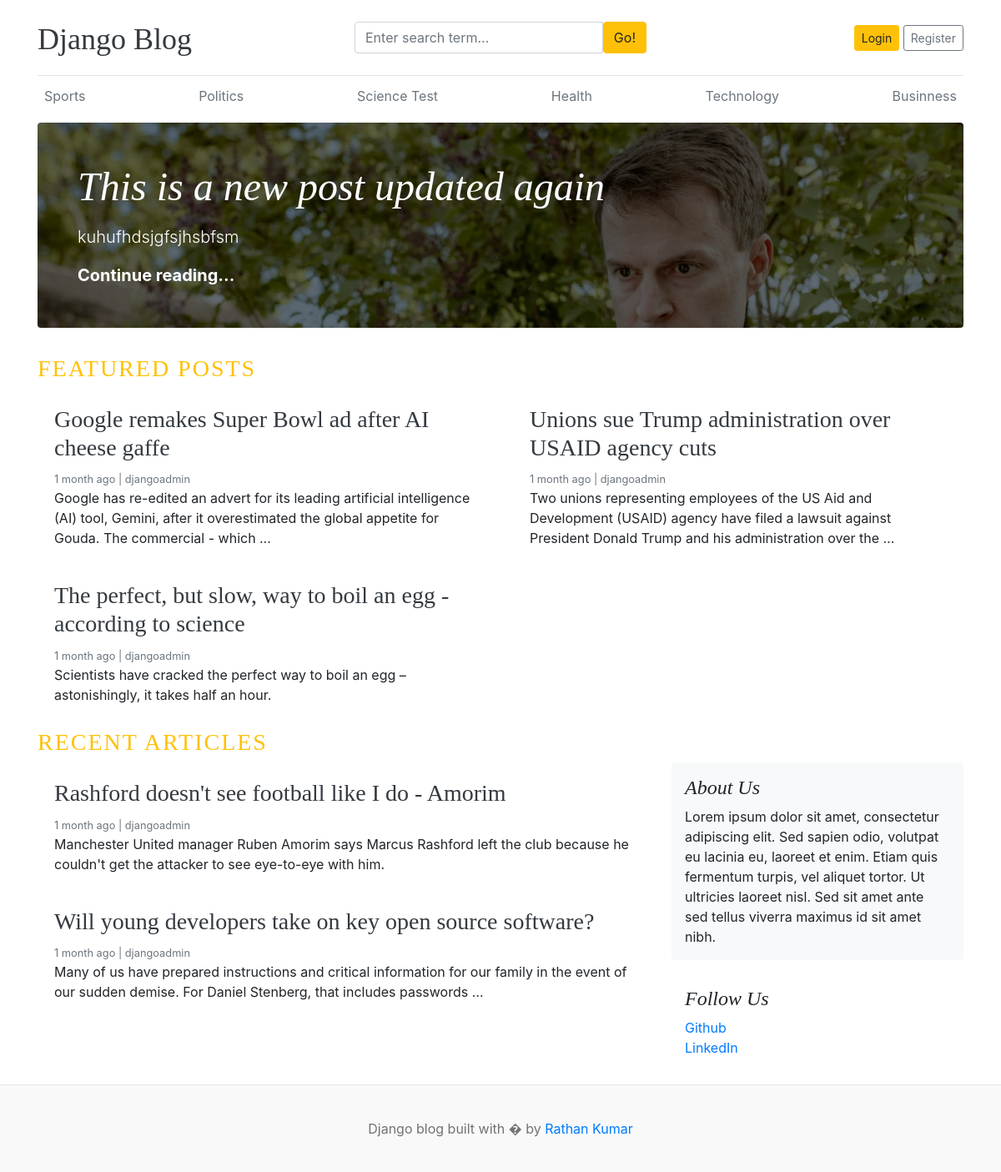
The page / on the database its author committed.
### blogs/models.py (models this page shows, shortened)
class Category(models.Model):
    category_name = models.CharField(max_length=50, unique=True)
    created_at = models.DateTimeField(auto_now_add=True)
    updated_at = models.DateField(auto_now=True)
    class Meta:
        verbose_name_plural = 'categories'

class Blog(models.Model):
    title = models.CharField(max_length=100)
    slug = models.SlugField(max_length=150, unique=True, blank=True)
    category = models.ForeignKey(Category, on_delete=models.CASCADE)
    author = models.ForeignKey(User, on_delete=models.CASCADE)
    featured_image = models.ImageField(upload_to='uploads/%Y/%m/%d')
    short_description = models.TextField(max_length=500)
    blog_body = models.TextField(max_length=2000)
    status = models.CharField(max_length=20, choices=STATUS_CHOICES, default="Draft")
    is_featured = models.BooleanField(default=False)
    created_at = models.DateTimeField(auto_now_add=True)
    updated_at = models.DateTimeField(auto_now=True)

### assignments/models.py (models this page shows, shortened)
class About(models.Model):
    about_heading = models.CharField(max_length=25)
    about_description = models.TextField(max_length=255)
    created_at = models.DateTimeField(auto_now_add=True)
    updated_at = models.DateTimeField(auto_now=True)
    class Meta:
        verbose_name_plural = 'about'

class SocialLink(models.Model):
    platform = models.CharField(max_length=25)
    link = models.URLField(max_length=100)
    created_at = models.DateTimeField(auto_now_add=True)
    updated_at = models.DateTimeField(auto_now=True)

### blog_main/views.py (the view)
# urls.py: 2. Add a URL to urlpatterns:  path('', views.home, name='home')
def home(request):
    featured_posts = Blog.objects.filter(is_featured=True).order_by('-updated_at')
    posts = Blog.objects.filter(is_featured=False, status='Published')
    try:
        about = About.objects.get()
    except:
        about = None
    context = {
        'featured_posts': featured_posts,
        'posts': posts,
        'about': about
    }
    return render(request, 'home.html', context)

### blogs/context_processors.py (called while the page is built)
def get_categories(request):
    categories = Category.objects.all()
    return dict(categories=categories)

def get_social_links(request):
    social_links = SocialLink.objects.all()
    return dict(social_links=social_links)

### templates/home.html
{% extends 'base.html' %} {% block content %} {% for post in featured_posts %}
{% if forloop.first %}
<div
  class="jumbotron p-3 p-md-5 text-white rounded bg-dark"
  style="
            background-image: url({{ post.featured_image.url }});
            background-blend-mode: overlay;
            background-size: cover;
            "
>
  <div class="col-md-8 px-0">
    <h1 class="display-4 font-italic">{{ post.title }}</h1>
    <p class="lead my-3">{{ post.short_description | truncatewords:25 }}</p>
    <p class="lead mb-0">
      <a href="{% url 'blogs' post.slug %}" class="text-white font-weight-bold"
        >Continue reading...</a
      >
    </p>
  </div>
</div>
{% endif %} {% endfor %}
<h3 class="text-uppercase text-warning" style="letter-spacing: 2px">
  Featured Posts
</h3>
<div class="row mb-2">
  {% for post in featured_posts %} {% if not forloop.first %}
  <div class="col-md-6">
    <div class="card border-0">
      <div class="card-body">
        <h3>
          <a href="{% url 'blogs' post.slug %}" class="text-dark"
            >{{ post.title }}</a
          >
        </h3>
        <small class="mb-1 text-muted"
          >{{ post.created_at | timesince }} ago | {{post.author}}</small
        >
        <p class="card-text">{{ post.short_description | truncatewords:25 }}</p>
      </div>
    </div>
  </div>
  {% endif %} {% endfor %}
</div>
<h3 class="text-uppercase text-warning" style="letter-spacing: 2px">
  Recent Articles
</h3>
<main role="main" class="container p-0">
  <div class="row">
    <div class="col-md-8 blog-main">
      <div class="card border-0">
        {% for post in posts %}
        <div class="card-body">
          <h3>
            <a href="{% url 'blogs' post.slug %}" class="text-dark"
              >{{ post.title }}</a
            >
          </h3>
          <small class="mb-1 text-muted"
            >{{ post.created_at | timesince }} ago | {{post.author}}</small
          >
          <p class="card-text">
            {{ post.short_description | truncatewords:25 }}
          </p>
        </div>
        {% endfor %}
      </div>
    </div>
    <aside class="col-md-4 blog-sidebar">
      <div class="p-3 mb-3 bg-light rounded">
        <h4 class="font-italic">{{ about.about_heading }}</h4>
        <p class="mb-0">{{ about.about_description }}</p>
      </div>
      {% if social_links %}
      <div class="p-3">
        <h4 class="font-italic">Follow Us</h4>
        <ol class="list-unstyled">
            {% for i in social_links %}
                <li><a href="{{ i.link }}" target="_blank">{{ i.platform }}</a></li>
            {% endfor %}
        </ol>
      </div>
      {% endif %}
    </aside>
  </div>
</main>
{% endblock %}

### templates/base.html (shortened to what this page needs)
{% load static %}
<!DOCTYPE html>
<html lang="en">
  <head>
    <link
      href="https://getbootstrap.com/docs/4.0/dist/css/bootstrap.min.css"
      rel="stylesheet"
    />
    <link href="{% static 'css/blog.css' %}" rel="stylesheet" />
    <link rel="stylesheet" href="https://cdnjs.cloudflare.com/ajax/libs/font-awesome/6.7.2/css/all.min.css">
  </head>
  <body>
    <div class="container">
      <header class="blog-header py-3">
        <div class="row flex-nowrap justify-content-between align-items-center">
          <div class="col-4 pt-1">
            <a class="blog-header-logo text-dark" href="/">Django Blog</a>
          </div>
          <div class="col-4">
            <form action="{% url 'search' %}" method="GET">
              <div class="input-group">
            <input
              class="form-control"
              type="text"
              name="keyword"
              placeholder="Enter search term..."
              aria-label="Enter search term..."
              aria-describedby="button-search"
            />
            <button type="submit" class="btn btn-warning" id="button-search" type="button">
              Go!
            </button>
          </div>
            </form>
          </div>
          <div class="col-4 d-flex justify-content-end align-items-center">
            {% if not user.is_authenticated %}
            <a class="btn btn-sm btn-warning" href="{% url 'login' %}">Login</a> &nbsp;
            <a class="btn btn-sm btn-outline-secondary" href="{% url 'register' %}">Register</a>
            {% else %}
            <span><a href="{% url 'dashboard' %}">Dashboard</a></span>
            &emsp;
            <span><a href="{% url 'logout' %}">Logout</a></span>
            {% endif %}
          </div>
        </div>
      </header>
      <div class="nav-scroller py-1 mb-2">
        <nav class="nav d-flex justify-content-between">
          {% for cat in categories %}
          <a class="p-2 text-muted" href="{% url 'posts_by_category' cat.id %}">{{ cat.category_name }}</a>
          {% endfor %}
        </nav>
      </div>
      {% block content %} {% endblock %}
    </div>
    <footer class="blog-footer">
      <p>Django blog built with � by <a href="#">Rathan Kumar</a></p>
    </footer>
  </body>
</html>

### blog_main/static/css/blog.css (style rules this page uses)
.blog-header { border-bottom: 1px solid #e5e5e5; }
.blog-header-logo { font-family: "Playfair Display", Georgia, "Times New Roman", serif; font-size: 2.25rem; }
h1, h2, h3, h4, h5, h6 { font-family: "Playfair Display", Georgia, "Times New Roman", serif; }
.display-4 { font-size: 2.5rem; }
@media (min-width: 768px) { .display-4 { font-size: 3rem; } }
.blog-footer { padding: 2.5rem 0; color: #727272; text-align: center; background-color: #f9f9f9; border-top: .05rem solid #e5e5e5; }
.blog-footer p:last-child { margin-bottom: 0; }

### rows shown on the page
Category: category_name "Sports"
Category: category_name "Politics"
Category: category_name "Science Test"
Category: category_name "Health"
Category: category_name "Technology"
Category: category_name "Businness"
Blog: featured_image (picture), title "This is a new post updated again", short_description "kuhufhdsjgfsjhsbfsm"
Blog: title "Google remakes Super Bowl ad after AI cheese gaffe", created_at "1 month", author "djangoadmin", short_description "Google has re-edited an advert for its leading artificial intelligence (AI) tool, Gemini, after it overestimated the global appetite for Gouda. The commercial - which …"
Blog: title "Unions sue Trump administration over USAID agency cuts", created_at "1 month", author "djangoadmin", short_description "Two unions representing employees of the US Aid and Development (USAID) agency have filed a lawsuit against President Donald Trump and his administration over the …"
Blog: title "The perfect, but slow, way to boil an egg - according to science", created_at "1 month", author "djangoadmin", short_description "Scientists have cracked the perfect way to boil an egg – astonishingly, it takes half an hour."
Blog: title "Rashford doesn't see football like I do - Amorim", created_at "1 month", author "djangoadmin", short_description "Manchester United manager Ruben Amorim says Marcus Rashford left the club because he couldn't get the attacker to see eye-to-eye with him."
Blog: title "Will young developers take on key open source software?", created_at "1 month", author "djangoadmin", short_description "Many of us have prepared instructions and critical information for our family in the event of our sudden demise. For Daniel Stenberg, that includes passwords …"
About: about_heading "About Us", about_description "Lorem ipsum dolor sit amet, consectetur adipiscing elit. Sed sapien odio, volutpat eu lacinia eu, laoreet et enim. Etiam quis fermentum turpis, vel aliquet tortor. Ut ultricies laoreet nisl. Sed sit amet ante sed tellus viverra maximus id sit amet nibh."
SocialLink: platform "Github"
SocialLink: platform "LinkedIn"
